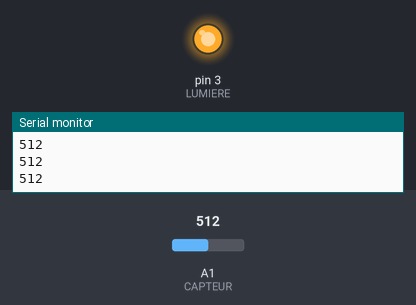
Bench run of a sketch on a simulated Arduino Uno, built with avr-gcc and run on an emulated ATmega328P. Parts: output pins drawn as LEDs (lit = HIGH), the last lines printed to the serial monitor. The inputs (shaded band) are chosen by the test bench; at power-on: A1 (CAPTEUR) = 512.

Above: at 1.2 s.
1.3 s: A1 (CAPTEUR) set to 187
2.8 s: A1 (CAPTEUR) set to 172
At 3.7 s:
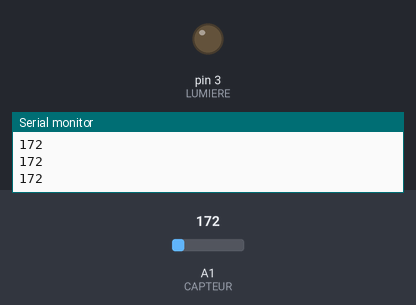
4.3 s: A1 (CAPTEUR) set to 190
At 5.5 s:
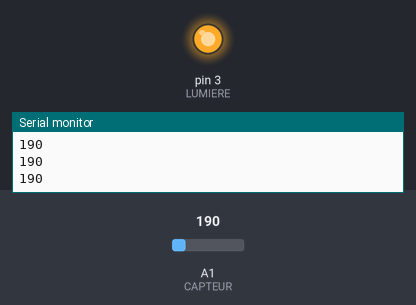
5.8 s: A1 (CAPTEUR) set to 170
At 7.1 s:
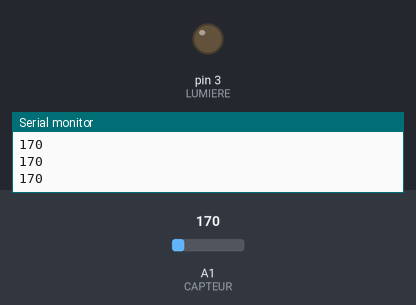
Timing chart, 0 to 8.3 s (numbered marks = the images above; inputs shaded):
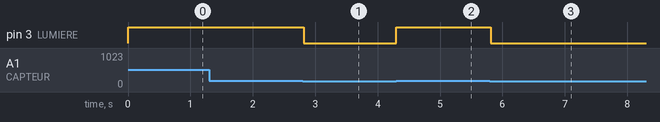

The sketch:

Eclairage_Auto.ino
```cpp
//Ici on définit les constantes, ce sont des valeurs qui restent fixes tout le temps.


#define CAPTEUR A1
#define LUMIERE 3

#define SEUIL_DE_LUMIERE 180


//Cette partie sert à démarrer la carte il faut la laisser telle qu'elle est. //

void setup() {
  Serial.begin(9600); // Ouverture de la communication série, taux 9600 bps
  pinMode(CAPTEUR, INPUT);
  pinMode(LUMIERE, OUTPUT);
}

// Cette partie est le programme. On va mettre les instructions dont on a besoin pour surveiller l'humidité de la terre et s'il n'y a pas assez d'eau, arroser la plante //

void loop() {
  int lum = analogRead(CAPTEUR); //Lecture du capteur, on met la valeur dans la variable lum
  Serial.print(lum); //on envoie la valeur à l'ordinateur pour la lire
  Serial.print("\n"); //Retour à la ligne
  if(lum < SEUIL_DE_LUMIERE) //Si la lumière est inférieur au seuil....
  {
    digitalWrite(LUMIERE, LOW); //...on l'allume
  }
  else{digitalWrite(LUMIERE, HIGH);}
  delay(30); // On attend quelques millisecondes avant la mesure suivante
}
```

Measured:
- the behaviour switches between 180 and 179 on A1 (CAPTEUR) (found by bisection; images 0 and 1)
- after the input at 2.8 s, pin 3 (LUMIERE): HIGH → LOW at once
- after the input at 4.3 s, pin 3 (LUMIERE): LOW → HIGH at once
- after the input at 5.8 s, pin 3 (LUMIERE): HIGH → LOW at once
